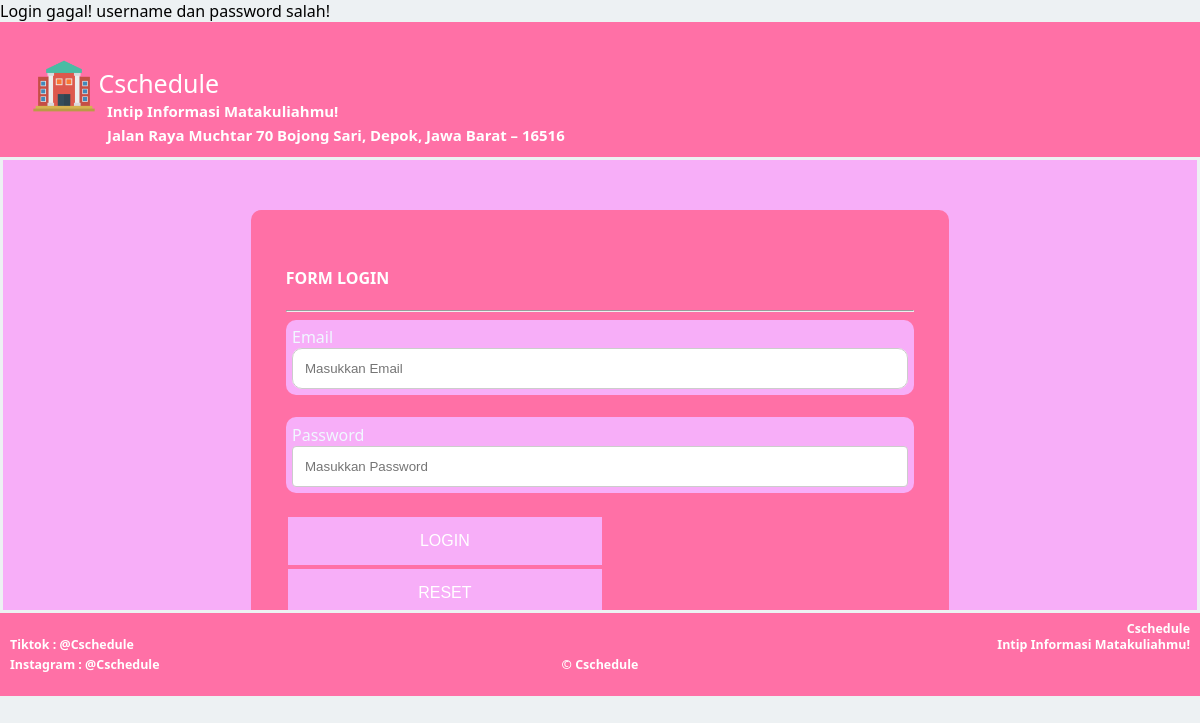
The app's page /login.php?pesan=gagal with its own data.
### tables this page shows
CREATE TABLE `template` (
  `id_temp` int(11) NOT NULL,
  `logo` varchar(30) NOT NULL,
  `header` varchar(30) NOT NULL,
  `subheader` varchar(50) NOT NULL,
  `footer` varchar(30) NOT NULL
);

### login.php (the view, shortened to what this page needs)
<?php include 'koneksi.php'?>
<!DOCTYPE html>
<html lang="en">
<head>
    <link rel="stylesheet" href="style.css">
</head>
<body>
<?php
	if(isset($_GET['pesan'])){
		if($_GET['pesan'] == "gagal"){
			echo "Login gagal! username dan password salah!";
		}else if($_GET['pesan'] == "logout"){
			echo "Anda telah berhasil logout";
		}else if($_GET['pesan'] == "belum_login"){
			echo "Anda harus login untuk mengakses halaman admin";
		}
	}
	?>
<div>
    <header style="background-color:#ff70a6;">
        <?php $dataHeader = $koneksi->query("select * from template");
                $dataHeader = $dataHeader->fetch_object(); ?>
        <?php $dataAdmin = $koneksi->query("select * from admin");
                $dataAdmin = $dataAdmin->fetch_object(); ?>
        <img width="6%" src="<?php echo $dataHeader->logo;?>">
        <a href="index.php" style=" position:absolute; color: white; text-decoration: none; margin-top:14px;"><?php echo $dataHeader->header?></a>
        <div class="mt-2" style="font-size: large; float: left;"><br>
        <h5 style="position:absolute; left: 107px; color: white; text-decoration: none;"><?php echo $dataHeader->subheader?></h5><br>
              <div class="mt-2" style="font-size: large; float: left;">
        <h5 style="position:absolute; left: 107px; color: white; text-decoration: none;"><?php echo $dataAdmin->alamat_admin?></h5><br>
        </div>
    </header>
        <div class="content" style="width:100%; padding: 3px;">
            <article style="width: 100%; background-color: #f7aef8; padding-top: 50px;">
                <div class="container" style="width:60%; background-color: #ff70a6; padding: 3%;">
                <h4 class="text-center" style="color: white;">FORM LOGIN</h4>
                <hr>
                <form method="POST" action="ceklogin.php" >
                    <div class="rows" style="background-color:#f7aef8;">
                    <label for="exampleInputEmail1">Email</label>
                        <div >
                        <input type="text" placeholder="Masukkan Email" name="username">
                        </div>
                    </div>
                    <br>
                    <div class="rows" style="background-color:#f7aef8;">
                    <label for="exampleInputPassword1">Password</label>
                        <div>
                        <input type="password" class="fpassword" placeholder="Masukkan Password" name="password">
                    </div>
                    </div>
                    <br>
                        <button type="submit" name="submit" class="btn-login" style="background-color:#f7aef8;">LOGIN</button>
                        <button type="reset" name="reset" class="btn-login" style="background-color:#f7aef8;">RESET</button>
                </form>
                </div>
            </article>
        </div>
        <footer class="site-footer" style="background-color:#ff70a6;">
            <div>
                <h5 style="position:absolute; right: 10px; margin-top:5px;"><?php echo $dataHeader->header?></h5>
                <h5 style="position:absolute; right: 10px; margin-bottom:5px;"><?php echo $dataHeader->subheader?> </h5>
                <h5 style="position:absolute; left: 10px;">Tiktok : @<?php echo $dataHeader->header?></h5><br>
                <h5 style="position:absolute; left: 10px;">Instagram : @<?php echo $dataHeader->header?></h5>
                <h5 style="">&copy <?php echo $dataHeader->footer?></h5>
            </div>
        </footer>
    </div>
</body>
</html>

### style.css (style rules this page uses)
* { box-sizing: border-box; }
body { background-color: #edf1f3; margin: 0px; padding: 0px; height: 100% auto; font-family: "Segoe UI", Tahoma, Geneva, Verdana, sans-serif; }
header { background-color: black; padding: 30px; text-align: left; font-size: 25px; color: white; height: max-content; }
a { color: white; }
article { float: left; color: white; padding: 15px; width: 60%; background-color: #f7aef8; height: 580px; max-height: max-content; overflow: auto; }
article div { background-color: white; color: black; border-radius: 10px; }
.container { margin-left: 20%; margin-right: 20%; border-radius: 10px; }
input[type="text"], select, textarea { width: 100%; padding: 12px; border: 1px solid #ccc; border-radius: 4px; resize: vertical; border-radius: 10px; }
.fpassword { width: 100%; padding: 12px; border: 1px solid #ccc; border-radius: 4px; resize: vertical; }
.rows { color: aliceblue; padding: 1%; background-color: #ff70a6; border-radius: 10px; }
.btn-login { margin: 2px; background-color: #81c3d7; border: none; color: white; padding: 15px 32px; text-align: center; text-decoration: none; display: inline-block; font-size: 16px; }
.content::after { content: ""; display: table; clear: both; }
footer { background-color: #3a7ca5; text-align: center; color: white; }
.site-footer { font-size: 15px; padding: 2px; }
@media (max-width: 1240px) { header { height: auto; min-height: min-content; max-height: max-content; } }
@media (max-width: 1240px) { article { width: 70%; height: 450px; } }
@media (max-width: 1240px) { button { width: 50%; } }

### records on screen
template: logo (picture), header "Cschedule", subheader "Intip Informasi Matakuliahmu!", footer "Cschedule"

### other values on screen
$dataAdmin->alamat_admin "Jalan Raya Muchtar 70 Bojong Sari, Depok, Jawa Barat – 16516"
